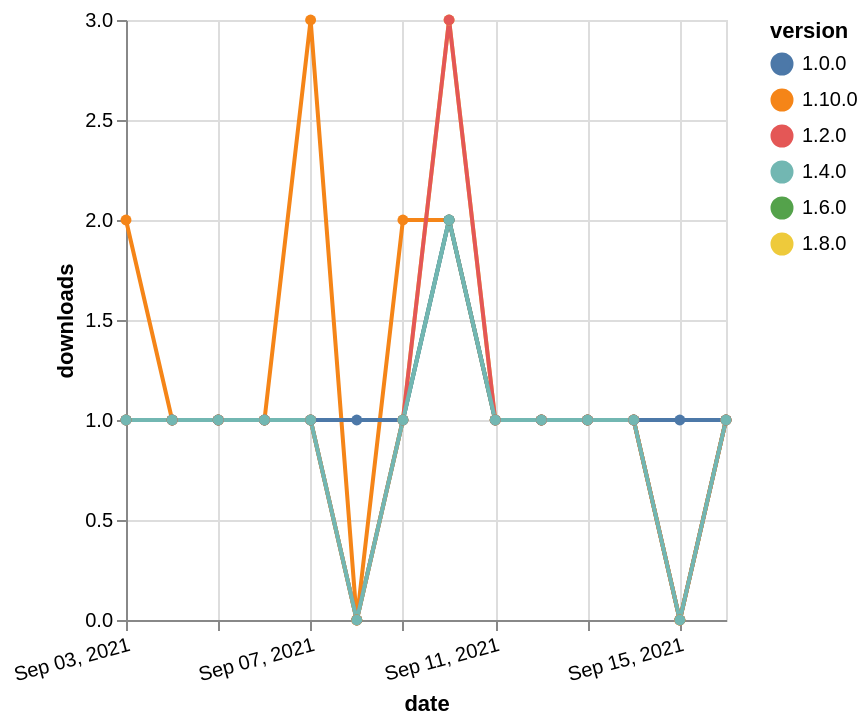

Specify this chart in Vega-Lite:
### Vega-Lite specification from a JSON file in a GitHub repository (floating-point values rounded to 4 significant figures)
{"$schema": "https://vega.github.io/schema/vega-lite/v5.json", "description": "A simple bar chart with embedded data.", "data": {"values": [{"date": "2021-09-03", "total": 173, "delta": 1, "version": "1.6.0"}, {"date": "2021-09-04", "total": 174, "delta": 1, "version": "1.6.0"}, {"date": "2021-09-05", "total": 175, "delta": 1, "version": "1.6.0"}, {"date": "2021-09-06", "total": 176, "delta": 1, "version": "1.6.0"}, {"date": "2021-09-07", "total": 177, "delta": 1, "version": "1.6.0"}, {"date": "2021-09-08", "total": 177, "delta": 0, "version": "1.6.0"}, {"date": "2021-09-09", "total": 178, "delta": 1, "version": "1.6.0"}, {"date": "2021-09-10", "total": 180, "delta": 2, "version": "1.6.0"}, {"date": "2021-09-11", "total": 181, "delta": 1, "version": "1.6.0"}, {"date": "2021-09-12", "total": 182, "delta": 1, "version": "1.6.0"}, {"date": "2021-09-13", "total": 183, "delta": 1, "version": "1.6.0"}, {"date": "2021-09-14", "total": 184, "delta": 1, "version": "1.6.0"}, {"date": "2021-09-15", "total": 184, "delta": 0, "version": "1.6.0"}, {"date": "2021-09-16", "total": 185, "delta": 1, "version": "1.6.0"}, {"date": "2021-09-03", "total": 193, "delta": 1, "version": "1.8.0"}, {"date": "2021-09-04", "total": 194, "delta": 1, "version": "1.8.0"}, {"date": "2021-09-05", "total": 195, "delta": 1, "version": "1.8.0"}, {"date": "2021-09-06", "total": 196, "delta": 1, "version": "1.8.0"}, {"date": "2021-09-07", "total": 197, "delta": 1, "version": "1.8.0"}, {"date": "2021-09-08", "total": 197, "delta": 0, "version": "1.8.0"}, {"date": "2021-09-09", "total": 198, "delta": 1, "version": "1.8.0"}, {"date": "2021-09-10", "total": 201, "delta": 3, "version": "1.8.0"}, {"date": "2021-09-11", "total": 202, "delta": 1, "version": "1.8.0"}, {"date": "2021-09-12", "total": 203, "delta": 1, "version": "1.8.0"}, {"date": "2021-09-13", "total": 204, "delta": 1, "version": "1.8.0"}, {"date": "2021-09-14", "total": 205, "delta": 1, "version": "1.8.0"}, {"date": "2021-09-15", "total": 205, "delta": 0, "version": "1.8.0"}, {"date": "2021-09-16", "total": 206, "delta": 1, "version": "1.8.0"}, {"date": "2021-09-03", "total": 123, "delta": 2, "version": "1.10.0"}, {"date": "2021-09-04", "total": 124, "delta": 1, "version": "1.10.0"}, {"date": "2021-09-05", "total": 125, "delta": 1, "version": "1.10.0"}, {"date": "2021-09-06", "total": 126, "delta": 1, "version": "1.10.0"}, {"date": "2021-09-07", "total": 129, "delta": 3, "version": "1.10.0"}, {"date": "2021-09-08", "total": 129, "delta": 0, "version": "1.10.0"}, {"date": "2021-09-09", "total": 131, "delta": 2, "version": "1.10.0"}, {"date": "2021-09-10", "total": 133, "delta": 2, "version": "1.10.0"}, {"date": "2021-09-11", "total": 134, "delta": 1, "version": "1.10.0"}, {"date": "2021-09-12", "total": 135, "delta": 1, "version": "1.10.0"}, {"date": "2021-09-13", "total": 136, "delta": 1, "version": "1.10.0"}, {"date": "2021-09-14", "total": 137, "delta": 1, "version": "1.10.0"}, {"date": "2021-09-15", "total": 137, "delta": 0, "version": "1.10.0"}, {"date": "2021-09-16", "total": 138, "delta": 1, "version": "1.10.0"}, {"date": "2021-09-03", "total": 258, "delta": 1, "version": "1.0.0"}, {"date": "2021-09-04", "total": 259, "delta": 1, "version": "1.0.0"}, {"date": "2021-09-05", "total": 260, "delta": 1, "version": "1.0.0"}, {"date": "2021-09-06", "total": 261, "delta": 1, "version": "1.0.0"}, {"date": "2021-09-07", "total": 262, "delta": 1, "version": "1.0.0"}, {"date": "2021-09-08", "total": 263, "delta": 1, "version": "1.0.0"}, {"date": "2021-09-09", "total": 264, "delta": 1, "version": "1.0.0"}, {"date": "2021-09-10", "total": 266, "delta": 2, "version": "1.0.0"}, {"date": "2021-09-11", "total": 267, "delta": 1, "version": "1.0.0"}, {"date": "2021-09-12", "total": 268, "delta": 1, "version": "1.0.0"}, {"date": "2021-09-13", "total": 269, "delta": 1, "version": "1.0.0"}, {"date": "2021-09-14", "total": 270, "delta": 1, "version": "1.0.0"}, {"date": "2021-09-15", "total": 271, "delta": 1, "version": "1.0.0"}, {"date": "2021-09-16", "total": 272, "delta": 1, "version": "1.0.0"}, {"date": "2021-09-03", "total": 363, "delta": 1, "version": "1.2.0"}, {"date": "2021-09-04", "total": 364, "delta": 1, "version": "1.2.0"}, {"date": "2021-09-05", "total": 365, "delta": 1, "version": "1.2.0"}, {"date": "2021-09-06", "total": 366, "delta": 1, "version": "1.2.0"}, {"date": "2021-09-07", "total": 367, "delta": 1, "version": "1.2.0"}, {"date": "2021-09-08", "total": 367, "delta": 0, "version": "1.2.0"}, {"date": "2021-09-09", "total": 368, "delta": 1, "version": "1.2.0"}, {"date": "2021-09-10", "total": 371, "delta": 3, "version": "1.2.0"}, {"date": "2021-09-11", "total": 372, "delta": 1, "version": "1.2.0"}, {"date": "2021-09-12", "total": 373, "delta": 1, "version": "1.2.0"}, {"date": "2021-09-13", "total": 374, "delta": 1, "version": "1.2.0"}, {"date": "2021-09-14", "total": 375, "delta": 1, "version": "1.2.0"}, {"date": "2021-09-15", "total": 375, "delta": 0, "version": "1.2.0"}, {"date": "2021-09-16", "total": 376, "delta": 1, "version": "1.2.0"}, {"date": "2021-09-03", "total": 202, "delta": 1, "version": "1.4.0"}, {"date": "2021-09-04", "total": 203, "delta": 1, "version": "1.4.0"}, {"date": "2021-09-05", "total": 204, "delta": 1, "version": "1.4.0"}, {"date": "2021-09-06", "total": 205, "delta": 1, "version": "1.4.0"}, {"date": "2021-09-07", "total": 206, "delta": 1, "version": "1.4.0"}, {"date": "2021-09-08", "total": 206, "delta": 0, "version": "1.4.0"}, {"date": "2021-09-09", "total": 207, "delta": 1, "version": "1.4.0"}, {"date": "2021-09-10", "total": 209, "delta": 2, "version": "1.4.0"}, {"date": "2021-09-11", "total": 210, "delta": 1, "version": "1.4.0"}, {"date": "2021-09-12", "total": 211, "delta": 1, "version": "1.4.0"}, {"date": "2021-09-13", "total": 212, "delta": 1, "version": "1.4.0"}, {"date": "2021-09-14", "total": 213, "delta": 1, "version": "1.4.0"}, {"date": "2021-09-15", "total": 213, "delta": 0, "version": "1.4.0"}, {"date": "2021-09-16", "total": 214, "delta": 1, "version": "1.4.0"}]}, "width": "container", "mark": {"type": "line", "point": {"filled": true}}, "encoding": {"x": {"field": "date", "type": "temporal", "timeUnit": "yearmonthdate", "title": "date", "axis": {"labelAngle": -15}}, "y": {"field": "delta", "type": "quantitative", "title": "downloads"}, "color": {"field": "version", "type": "nominal"}, "tooltip": {"field": "delta"}}}
